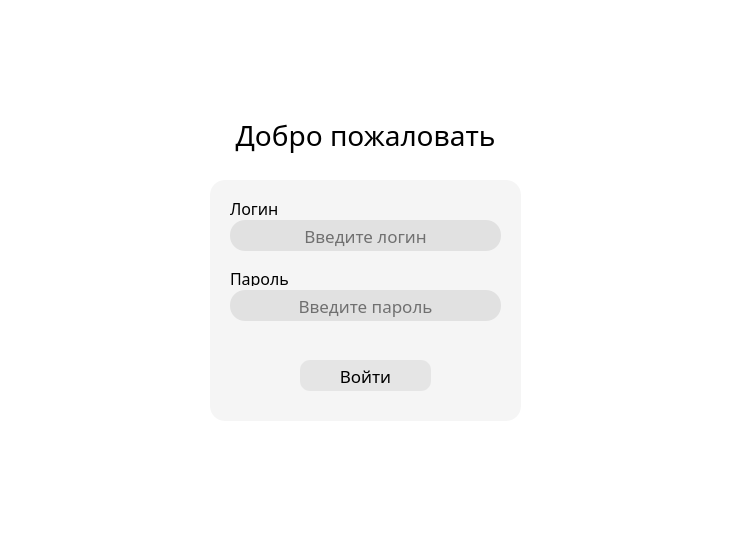
<?xml version="1.0" encoding="UTF-8"?>
<ui version="4.0">
 <class>MainWindow</class>
 <widget class="QMainWindow" name="MainWindow">
  <property name="geometry">
   <rect>
    <x>0</x>
    <y>0</y>
    <width>747</width>
    <height>552</height>
   </rect>
  </property>
  <property name="windowTitle">
   <string>MainWindow</string>
  </property>
  <property name="styleSheet">
   <string notr="true">background-color: #ffffff</string>
  </property>
  <property name="tabShape">
   <enum>QTabWidget::TabShape::Rounded</enum>
  </property>
  <widget class="QWidget" name="centralwidget">
   <widget class="QLabel" name="label">
    <property name="geometry">
     <rect>
      <x>210</x>
      <y>110</y>
      <width>311</width>
      <height>51</height>
     </rect>
    </property>
    <property name="font">
     <font>
      <family>Bahnschrift</family>
      <pointsize>21</pointsize>
      <stylestrategy>PreferAntialias</stylestrategy>
     </font>
    </property>
    <property name="styleSheet">
     <string notr="true">color:rgb(0, 0, 0)</string>
    </property>
    <property name="text">
     <string>Добро пожаловать</string>
    </property>
    <property name="alignment">
     <set>Qt::AlignmentFlag::AlignCenter</set>
    </property>
   </widget>
   <widget class="QFrame" name="frame_4">
    <property name="geometry">
     <rect>
      <x>210</x>
      <y>180</y>
      <width>311</width>
      <height>241</height>
     </rect>
    </property>
    <property name="styleSheet">
     <string notr="true">border-radius: 15;
background-color:  rgb(245, 245, 245)</string>
    </property>
    <property name="frameShape">
     <enum>QFrame::Shape::NoFrame</enum>
    </property>
    <widget class="QLineEdit" name="login_widget">
     <property name="geometry">
      <rect>
       <x>20</x>
       <y>40</y>
       <width>271</width>
       <height>31</height>
      </rect>
     </property>
     <property name="font">
      <font>
       <family>Bahnschrift</family>
       <pointsize>13</pointsize>
      </font>
     </property>
     <property name="styleSheet">
      <string notr="true">color: rgb(0, 0, 0);

background-color:  rgb(225, 225, 225)</string>
     </property>
     <property name="alignment">
      <set>Qt::AlignmentFlag::AlignCenter</set>
     </property>
     <property name="placeholderText">
      <string>Введите логин</string>
     </property>
    </widget>
    <widget class="QLabel" name="label_2">
     <property name="geometry">
      <rect>
       <x>20</x>
       <y>20</y>
       <width>49</width>
       <height>16</height>
      </rect>
     </property>
     <property name="font">
      <font>
       <family>Bahnschrift</family>
       <pointsize>12</pointsize>
      </font>
     </property>
     <property name="styleSheet">
      <string notr="true">color:rgb(0,0,0)</string>
     </property>
     <property name="text">
      <string>Логин</string>
     </property>
    </widget>
    <widget class="QLabel" name="label_3">
     <property name="geometry">
      <rect>
       <x>20</x>
       <y>90</y>
       <width>61</width>
       <height>16</height>
      </rect>
     </property>
     <property name="font">
      <font>
       <family>Bahnschrift</family>
       <pointsize>12</pointsize>
      </font>
     </property>
     <property name="styleSheet">
      <string notr="true">color:rgb(0,0,0)</string>
     </property>
     <property name="text">
      <string>Пароль</string>
     </property>
    </widget>
    <widget class="QLineEdit" name="password_widget">
     <property name="geometry">
      <rect>
       <x>20</x>
       <y>110</y>
       <width>271</width>
       <height>31</height>
      </rect>
     </property>
     <property name="font">
      <font>
       <family>Bahnschrift</family>
       <pointsize>13</pointsize>
      </font>
     </property>
     <property name="styleSheet">
      <string notr="true">color: rgb(0, 0, 0);
radius: 2;
background-color:  rgb(225, 225, 225)</string>
     </property>
     <property name="text">
      <string/>
     </property>
     <property name="alignment">
      <set>Qt::AlignmentFlag::AlignCenter</set>
     </property>
     <property name="placeholderText">
      <string>Введите пароль</string>
     </property>
    </widget>
    <widget class="QPushButton" name="logIn_btn">
     <property name="geometry">
      <rect>
       <x>90</x>
       <y>180</y>
       <width>131</width>
       <height>31</height>
      </rect>
     </property>
     <property name="font">
      <font>
       <family>Bahnschrift</family>
       <pointsize>13</pointsize>
       <bold>false</bold>
      </font>
     </property>
     <property name="styleSheet">
      <string notr="true">border-radius: 10;
background-color:  rgb(229, 229, 229);
color:rgb(0, 0, 0)</string>
     </property>
     <property name="text">
      <string>Войти</string>
     </property>
    </widget>
   </widget>
  </widget>
  <widget class="QStatusBar" name="statusbar"/>
 </widget>
 <resources/>
 <connections/>
</ui>
